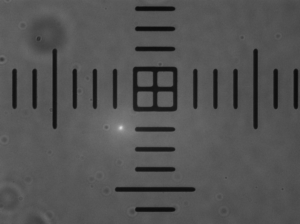
%> input picture project4/DRLSE_v0/60x_02_resize_300width.ppm, 300 x 224 px
$ octave demo_1.m   (GNU Octave 9; MATLAB toolbox functions it lacks are replaced by stand-ins)
%> lines starting %> are read from the running program, lines starting %| are printed output that depends on the picture; in (x1, y1, x2, y2) boxes, pixels count from 0 and x2, y2 are one past the last pixel; in counts of white or black regions, pixels touching at a corner belong together; the program's own positions count from 1
%  This Matlab code demonstrates an edge-based active contour model as an application of
%  the Distance Regularized Level Set Evolution (DRLSE) formulation in the following paper:
%
%  C. Li, C. Xu, C. Gui, M. D. Fox, "Distance Regularized Level Set Evolution and Its Application to Image Segmentation",
%     IEEE Trans. Image Processing, vol. 19 (12), pp. 3243-3254, 2010.
%
% Author: Chunming Li, all rights reserved
% E-mail: lchunming@gmail.com
%         li_chunming@hotmail.com
% URL:  http://www.imagecomputing.org/~cmli//

clear all;
close all;

%Img=imread('gourd.bmp');
Img=imread('60x_02_resize_300width.ppm');
%> Img is the input picture: size 224x300x3 uint8; min 11, max 216, mean 83.3

Img=double(Img(:,:,1));
%> Img: size 224x300 double
%% parameter setting
timestep=1;  % time step
mu=0.2/timestep;  % coefficient of the distance regularization term R(phi)
iter_inner=5;
iter_outer=110;
lambda=5; % coefficient of the weighted length term L(phi)
alfa=-3;  % coefficient of the weighted area term A(phi)
epsilon=1.5; % papramater that specifies the width of the DiracDelta function

sigma=.8;    % scale parameter in Gaussian kernel
G=fspecial('gaussian',15,sigma); % Caussian kernel
Img_smooth=conv2(Img,G,'same');  % smooth image by Gaussiin convolution
[Ix,Iy]=gradient(Img_smooth);
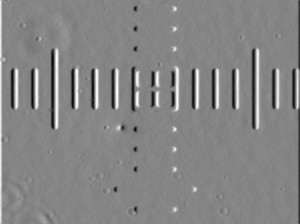
%> Ix: size 224x300 double; min -28.2, max 25.68, mean 0; drawn with min black and max white
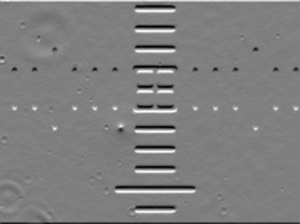
%> Iy: size 224x300 double; min -26.77, max 26.77, mean 0; drawn with min black and max white
f=Ix.^2+Iy.^2;
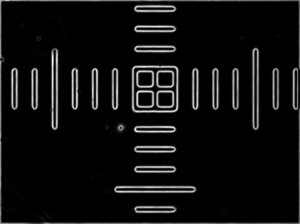
%> f: size 224x300 double; min 3.04e-05, max 795.4, mean 49.6; drawn with min black and max white
g=1./(1+f);  % edge indicator function.
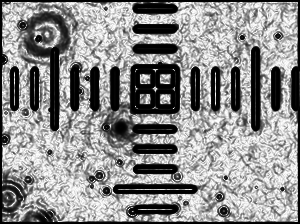
%> g: size 224x300 double; min 0.00126, max 1, mean 0.558

% initialize LSF as binary step function
c0=2;
initialLSF = c0*ones(size(Img));
% generate the initial region R0 as two rectangles
initialLSF(100:105,145:153)=-c0;
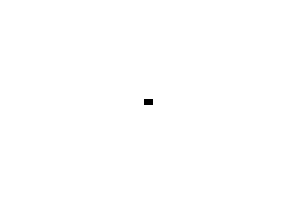
%> initialLSF: size 224x300 double; values -2 (black) and 2 (white), 99.9% white; 1 black region, box (x1, y1, x2, y2) and area: (144, 99, 153, 105) 54
initialLSF(100:105,165:173)=-c0;
%> initialLSF: size 224x300 double; values -2 (black) and 2 (white), 99.8% white; 2 black regions, box (x1, y1, x2, y2) and area: (144, 99, 153, 105) 54, (164, 99, 173, 105) 54
initialLSF(80:85,145:153)=-c0;
initialLSF(80:85,165:173)=-c0;
%> initialLSF: size 224x300 double; values -2 (black) and 2 (white), 99.7% white; 4 black regions, box (x1, y1, x2, y2) and area: (144, 79, 153, 85) 54, (164, 79, 173, 85) 54, (144, 99, 153, 105) 54, (164, 99, 173, 105) 54

initialLSF(10:40,40:70)=-c0;
initialLSF(10:40,240:270)=-c0;
initialLSF(145:175,40:70)=-c0;
initialLSF(145:175,240:270)=-c0;
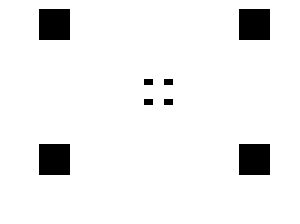
%> initialLSF: size 224x300 double; values -2 (black) and 2 (white), 94% white; 8 black regions, largest, box (x1, y1, x2, y2) and area: (39, 9, 70, 40) 961, (239, 9, 270, 40) 961, (39, 144, 70, 175) 961


phi=initialLSF;

figure(1);
mesh(-phi);   % for a better view, the LSF is displayed upside down
hold on;  contour(phi, [0,0], 'r','LineWidth',2);
title('Initial level set function');
view([-80 35]);

figure(2);
imagesc(Img,[0, 255]); axis off; axis equal; colormap(gray); hold on;  contour(phi, [0,0], 'r');
title('Initial zero level contour');
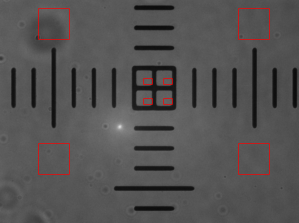
%> figure redrawn from the program's plot data; its title reads 'Initial zero level contour'
pause(0.5);

potential=2;
if potential ==1
    potentialFunction = 'single-well';  % use single well potential p1(s)=0.5*(s-1)^2, which is good for region-based model
elseif potential == 2
    potentialFunction = 'double-well';  % use double-well potential in Eq. (16), which is good for both edge and region based models
else
    potentialFunction = 'double-well';  % default choice of potential function
end

% start level set evolution
for n=1:iter_outer
%> (the run ends here)
